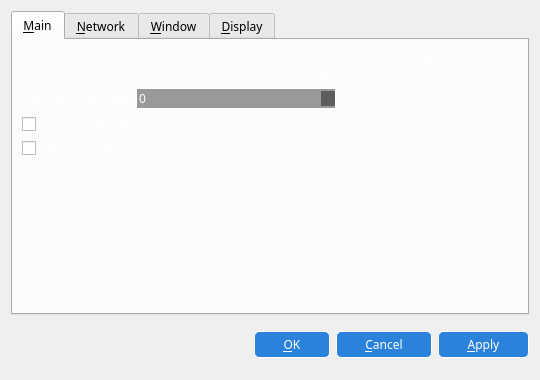
<?xml version="1.0" encoding="UTF-8"?>
<ui version="4.0">
 <class>OptionsDialog</class>
 <widget class="QDialog" name="OptionsDialog">
  <property name="geometry">
   <rect>
    <x>0</x>
    <y>0</y>
    <width>540</width>
    <height>380</height>
   </rect>
  </property>
  <property name="sizePolicy">
   <sizepolicy hsizetype="Fixed" vsizetype="Fixed">
    <horstretch>0</horstretch>
    <verstretch>0</verstretch>
   </sizepolicy>
  </property>
  <property name="windowTitle">
   <string>Options</string>
  </property>
  <property name="styleSheet">
   <string notr="true">background:url(:/images/options);font-family:impact;</string>
  </property>
  <property name="modal">
   <bool>true</bool>
  </property>
  <layout class="QVBoxLayout" name="verticalLayout">
   <item>
    <widget class="QTabWidget" name="tabWidget">
     <property name="styleSheet">
      <string notr="true">background-color:none;</string>
     </property>
     <property name="tabPosition">
      <enum>QTabWidget::North</enum>
     </property>
     <property name="currentIndex">
      <number>0</number>
     </property>
     <widget class="QWidget" name="tabMain">
      <property name="styleSheet">
       <string notr="true">background:rgba(255,255,255,50);color:white;border:none;</string>
      </property>
      <attribute name="title">
       <string>&amp;Main</string>
      </attribute>
      <layout class="QVBoxLayout" name="verticalLayout_Main">
       <item>
        <widget class="QLabel" name="transactionFeeInfoLabel">
         <property name="styleSheet">
          <string notr="true">background:none</string>
         </property>
         <property name="text">
          <string>Optional transaction fee per kB that helps make sure your transactions are processed quickly. Most transactions are 1 kB. Fee 0.01 recommended.</string>
         </property>
         <property name="textFormat">
          <enum>Qt::PlainText</enum>
         </property>
         <property name="wordWrap">
          <bool>true</bool>
         </property>
        </widget>
       </item>
       <item>
        <layout class="QHBoxLayout" name="horizontalLayout_Main">
         <item>
          <widget class="QLabel" name="transactionFeeLabel">
           <property name="styleSheet">
            <string notr="true">background:none</string>
           </property>
           <property name="text">
            <string>Pay transaction &amp;fee</string>
           </property>
           <property name="textFormat">
            <enum>Qt::PlainText</enum>
           </property>
           <property name="buddy">
            <cstring>transactionFee</cstring>
           </property>
          </widget>
         </item>
         <item>
          <widget class="BitcoinAmountField" name="transactionFee">
           <property name="minimumSize">
            <size>
             <width>200</width>
             <height>0</height>
            </size>
           </property>
           <property name="styleSheet">
            <string notr="true">background:rgba(0,0,0,100);border:1px solid white;</string>
           </property>
          </widget>
         </item>
         <item>
          <spacer name="horizontalSpacer_Main">
           <property name="orientation">
            <enum>Qt::Horizontal</enum>
           </property>
           <property name="sizeHint" stdset="0">
            <size>
             <width>40</width>
             <height>20</height>
            </size>
           </property>
          </spacer>
         </item>
        </layout>
       </item>
       <item>
        <widget class="QCheckBox" name="bitcoinAtStartup">
         <property name="toolTip">
          <string>Automatically start PreminePlus after logging in to the system.</string>
         </property>
         <property name="styleSheet">
          <string notr="true">background:none</string>
         </property>
         <property name="text">
          <string>&amp;Start PreminePlus on system login</string>
         </property>
        </widget>
       </item>
       <item>
        <widget class="QCheckBox" name="detachDatabases">
         <property name="toolTip">
          <string>Detach block and address databases at shutdown. This means they can be moved to another data directory, but it slows down shutdown. The wallet is always detached.</string>
         </property>
         <property name="styleSheet">
          <string notr="true">background:none</string>
         </property>
         <property name="text">
          <string>&amp;Detach databases at shutdown</string>
         </property>
        </widget>
       </item>
       <item>
        <spacer name="verticalSpacer_Main">
         <property name="orientation">
          <enum>Qt::Vertical</enum>
         </property>
         <property name="sizeHint" stdset="0">
          <size>
           <width>20</width>
           <height>40</height>
          </size>
         </property>
        </spacer>
       </item>
      </layout>
     </widget>
     <widget class="QWidget" name="tabNetwork">
      <property name="styleSheet">
       <string notr="true">background:rgba(255,255,255,50);color:white</string>
      </property>
      <attribute name="title">
       <string>&amp;Network</string>
      </attribute>
      <layout class="QVBoxLayout" name="verticalLayout_Network">
       <item>
        <widget class="QCheckBox" name="mapPortUpnp">
         <property name="toolTip">
          <string>Automatically open the PreminePlus client port on the router. This only works when your router supports UPnP and it is enabled.</string>
         </property>
         <property name="styleSheet">
          <string notr="true">background:none</string>
         </property>
         <property name="text">
          <string>Map port using &amp;UPnP</string>
         </property>
        </widget>
       </item>
       <item>
        <widget class="QCheckBox" name="connectSocks">
         <property name="toolTip">
          <string>Connect to the PreminePlus network through a SOCKS proxy (e.g. when connecting through Tor).</string>
         </property>
         <property name="styleSheet">
          <string notr="true">background:none</string>
         </property>
         <property name="text">
          <string>&amp;Connect through SOCKS proxy:</string>
         </property>
        </widget>
       </item>
       <item>
        <layout class="QHBoxLayout" name="horizontalLayout_Network">
         <item>
          <widget class="QLabel" name="proxyIpLabel">
           <property name="styleSheet">
            <string notr="true">background:none</string>
           </property>
           <property name="text">
            <string>Proxy &amp;IP:</string>
           </property>
           <property name="textFormat">
            <enum>Qt::PlainText</enum>
           </property>
           <property name="buddy">
            <cstring>proxyIp</cstring>
           </property>
          </widget>
         </item>
         <item>
          <widget class="QValidatedLineEdit" name="proxyIp">
           <property name="maximumSize">
            <size>
             <width>140</width>
             <height>16777215</height>
            </size>
           </property>
           <property name="toolTip">
            <string>IP address of the proxy (e.g. 127.0.0.1)</string>
           </property>
           <property name="styleSheet">
            <string notr="true">background:rgba(0,0,0,50);</string>
           </property>
          </widget>
         </item>
         <item>
          <widget class="QLabel" name="proxyPortLabel">
           <property name="styleSheet">
            <string notr="true">background:none</string>
           </property>
           <property name="text">
            <string>&amp;Port:</string>
           </property>
           <property name="textFormat">
            <enum>Qt::PlainText</enum>
           </property>
           <property name="buddy">
            <cstring>proxyPort</cstring>
           </property>
          </widget>
         </item>
         <item>
          <widget class="QLineEdit" name="proxyPort">
           <property name="maximumSize">
            <size>
             <width>55</width>
             <height>16777215</height>
            </size>
           </property>
           <property name="toolTip">
            <string>Port of the proxy (e.g. 9050)</string>
           </property>
           <property name="styleSheet">
            <string notr="true">background:rgba(0,0,0,50);</string>
           </property>
          </widget>
         </item>
         <item>
          <widget class="QLabel" name="socksVersionLabel">
           <property name="styleSheet">
            <string notr="true">background:none</string>
           </property>
           <property name="text">
            <string>SOCKS &amp;Version:</string>
           </property>
           <property name="textFormat">
            <enum>Qt::PlainText</enum>
           </property>
           <property name="buddy">
            <cstring>socksVersion</cstring>
           </property>
          </widget>
         </item>
         <item>
          <widget class="QValueComboBox" name="socksVersion">
           <property name="toolTip">
            <string>SOCKS version of the proxy (e.g. 5)</string>
           </property>
           <property name="styleSheet">
            <string notr="true">background: #2a82db; color: white; border-radius: 5px;padding:2px 12px;border:1px solid white;</string>
           </property>
           <property name="frame">
            <bool>true</bool>
           </property>
          </widget>
         </item>
         <item>
          <spacer name="horizontalSpacer_Network">
           <property name="orientation">
            <enum>Qt::Horizontal</enum>
           </property>
           <property name="sizeHint" stdset="0">
            <size>
             <width>40</width>
             <height>20</height>
            </size>
           </property>
          </spacer>
         </item>
        </layout>
       </item>
       <item>
        <spacer name="verticalSpacer_Network">
         <property name="orientation">
          <enum>Qt::Vertical</enum>
         </property>
         <property name="sizeHint" stdset="0">
          <size>
           <width>20</width>
           <height>40</height>
          </size>
         </property>
        </spacer>
       </item>
      </layout>
     </widget>
     <widget class="QWidget" name="tabWindow">
      <property name="styleSheet">
       <string notr="true">background:rgba(255,255,255,50);color:white</string>
      </property>
      <attribute name="title">
       <string>&amp;Window</string>
      </attribute>
      <layout class="QVBoxLayout" name="verticalLayout_Window">
       <item>
        <widget class="QCheckBox" name="minimizeToTray">
         <property name="toolTip">
          <string>Show only a tray icon after minimizing the window.</string>
         </property>
         <property name="styleSheet">
          <string notr="true">background:none</string>
         </property>
         <property name="text">
          <string>&amp;Minimize to the tray instead of the taskbar</string>
         </property>
        </widget>
       </item>
       <item>
        <widget class="QCheckBox" name="minimizeOnClose">
         <property name="toolTip">
          <string>Minimize instead of exit the application when the window is closed. When this option is enabled, the application will be closed only after selecting Quit in the menu.</string>
         </property>
         <property name="styleSheet">
          <string notr="true">background:none</string>
         </property>
         <property name="text">
          <string>M&amp;inimize on close</string>
         </property>
        </widget>
       </item>
       <item>
        <spacer name="verticalSpacer_Window">
         <property name="orientation">
          <enum>Qt::Vertical</enum>
         </property>
         <property name="sizeHint" stdset="0">
          <size>
           <width>20</width>
           <height>40</height>
          </size>
         </property>
        </spacer>
       </item>
      </layout>
     </widget>
     <widget class="QWidget" name="tabDisplay">
      <property name="styleSheet">
       <string notr="true">background:rgba(255,255,255,50);color:white</string>
      </property>
      <attribute name="title">
       <string>&amp;Display</string>
      </attribute>
      <layout class="QVBoxLayout" name="verticalLayout_Display">
       <item>
        <layout class="QHBoxLayout" name="horizontalLayout_1_Display">
         <item>
          <widget class="QLabel" name="langLabel">
           <property name="styleSheet">
            <string notr="true">background:none</string>
           </property>
           <property name="text">
            <string>User Interface &amp;language:</string>
           </property>
           <property name="textFormat">
            <enum>Qt::PlainText</enum>
           </property>
           <property name="buddy">
            <cstring>lang</cstring>
           </property>
          </widget>
         </item>
         <item>
          <widget class="QValueComboBox" name="lang">
           <property name="toolTip">
            <string>The user interface language can be set here. This setting will take effect after restarting PreminePlus.</string>
           </property>
           <property name="styleSheet">
            <string notr="true">background: #2a82db; color: white; border-radius: 5px;padding:2px 12px;border:1px solid white;</string>
           </property>
          </widget>
         </item>
        </layout>
       </item>
       <item>
        <layout class="QHBoxLayout" name="horizontalLayout_2_Display">
         <item>
          <widget class="QLabel" name="unitLabel">
           <property name="styleSheet">
            <string notr="true">background:none</string>
           </property>
           <property name="text">
            <string>&amp;Unit to show amounts in:</string>
           </property>
           <property name="textFormat">
            <enum>Qt::PlainText</enum>
           </property>
           <property name="buddy">
            <cstring>unit</cstring>
           </property>
          </widget>
         </item>
         <item>
          <widget class="QValueComboBox" name="unit">
           <property name="toolTip">
            <string>Choose the default subdivision unit to show in the interface and when sending coins.</string>
           </property>
           <property name="styleSheet">
            <string notr="true">background: #2a82db; color: white; border-radius: 5px;padding:2px 12px;border:1px solid white;</string>
           </property>
          </widget>
         </item>
        </layout>
       </item>
       <item>
        <widget class="QCheckBox" name="displayAddresses">
         <property name="toolTip">
          <string>Whether to show PreminePlus addresses in the transaction list or not.</string>
         </property>
         <property name="styleSheet">
          <string notr="true">background:none</string>
         </property>
         <property name="text">
          <string>&amp;Display addresses in transaction list</string>
         </property>
        </widget>
       </item>
       <item>
        <widget class="QCheckBox" name="coinControlFeatures">
         <property name="toolTip">
          <string>Whether to show coin control features or not.</string>
         </property>
         <property name="styleSheet">
          <string notr="true">background:none</string>
         </property>
         <property name="text">
          <string>Display coin &amp;control features (experts only!)</string>
         </property>
        </widget>
       </item>
       <item>
        <spacer name="verticalSpacer_Display">
         <property name="orientation">
          <enum>Qt::Vertical</enum>
         </property>
         <property name="sizeHint" stdset="0">
          <size>
           <width>20</width>
           <height>40</height>
          </size>
         </property>
        </spacer>
       </item>
      </layout>
     </widget>
    </widget>
   </item>
   <item>
    <layout class="QHBoxLayout" name="horizontalLayout_Buttons">
     <item>
      <spacer name="horizontalSpacer_1">
       <property name="orientation">
        <enum>Qt::Horizontal</enum>
       </property>
       <property name="sizeHint" stdset="0">
        <size>
         <width>40</width>
         <height>48</height>
        </size>
       </property>
      </spacer>
     </item>
     <item>
      <widget class="QLabel" name="statusLabel">
       <property name="font">
        <font>
         <family>impact</family>
        </font>
       </property>
       <property name="styleSheet">
        <string notr="true">background:none;</string>
       </property>
       <property name="text">
        <string/>
       </property>
       <property name="textFormat">
        <enum>Qt::PlainText</enum>
       </property>
       <property name="wordWrap">
        <bool>true</bool>
       </property>
      </widget>
     </item>
     <item>
      <spacer name="horizontalSpacer_2">
       <property name="orientation">
        <enum>Qt::Horizontal</enum>
       </property>
       <property name="sizeHint" stdset="0">
        <size>
         <width>40</width>
         <height>48</height>
        </size>
       </property>
      </spacer>
     </item>
     <item>
      <widget class="QPushButton" name="okButton">
       <property name="styleSheet">
        <string notr="true">background: #2a82db; color: white; border-radius: 5px;padding:4px 28px;border:1px solid white;</string>
       </property>
       <property name="text">
        <string>&amp;OK</string>
       </property>
      </widget>
     </item>
     <item>
      <widget class="QPushButton" name="cancelButton">
       <property name="styleSheet">
        <string notr="true">background: #2a82db; color: white; border-radius: 5px;padding:4px 28px;border:1px solid white;</string>
       </property>
       <property name="text">
        <string>&amp;Cancel</string>
       </property>
       <property name="autoDefault">
        <bool>false</bool>
       </property>
      </widget>
     </item>
     <item>
      <widget class="QPushButton" name="applyButton">
       <property name="styleSheet">
        <string notr="true">background: #2a82db; color: white; border-radius: 5px;padding:4px 28px;border:1px solid white;</string>
       </property>
       <property name="text">
        <string>&amp;Apply</string>
       </property>
       <property name="autoDefault">
        <bool>false</bool>
       </property>
      </widget>
     </item>
    </layout>
   </item>
  </layout>
 </widget>
 <customwidgets>
  <customwidget>
   <class>BitcoinAmountField</class>
   <extends>QSpinBox</extends>
   <header>bitcoinamountfield.h</header>
   <container>1</container>
  </customwidget>
  <customwidget>
   <class>QValueComboBox</class>
   <extends>QComboBox</extends>
   <header>qvaluecombobox.h</header>
  </customwidget>
  <customwidget>
   <class>QValidatedLineEdit</class>
   <extends>QLineEdit</extends>
   <header>qvalidatedlineedit.h</header>
  </customwidget>
 </customwidgets>
 <resources>
  <include location="../bitcoin.qrc"/>
 </resources>
 <connections/>
</ui>
